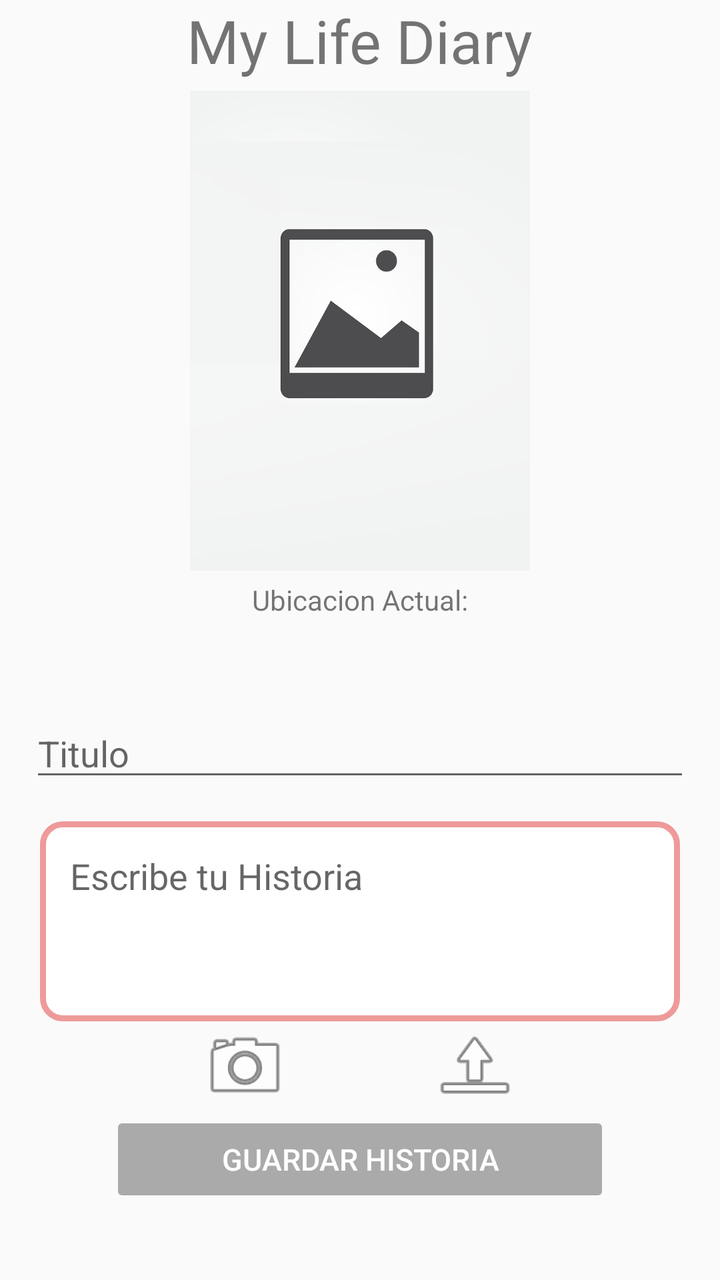
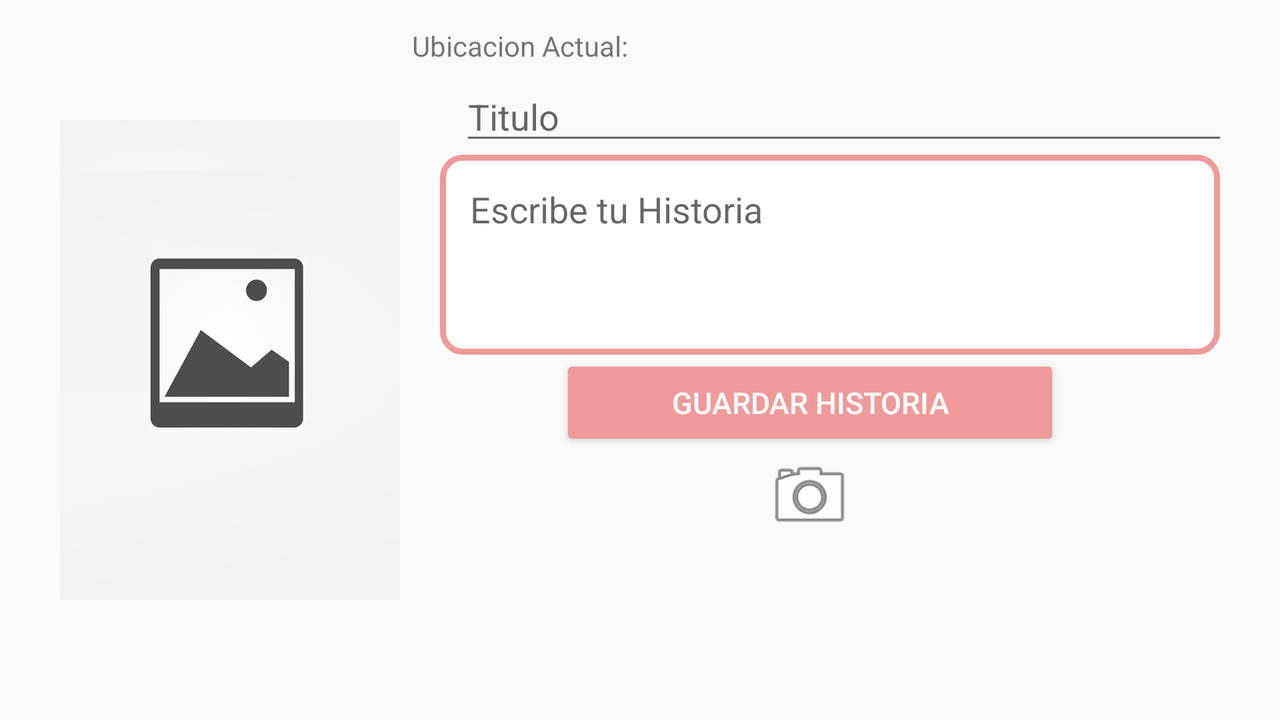

Compare how this app lays out the same screen by default and in its alternative resource folder. The renders come first, then the two layout files and the values they reference.
<!-- AndroidManifest.xml: application theme AppTheme -->
<!-- res/layout/activity_story.xml -->
<?xml version="1.0" encoding="utf-8"?>
<LinearLayout xmlns:android="http://schemas.android.com/apk/res/android"
    xmlns:tools="http://schemas.android.com/tools"
    android:id="@+id/storyView"
    android:layout_width="match_parent"
    android:layout_height="match_parent"
    android:orientation="vertical"
    tools:context=".Controlador.Activities.StoryActivity">

    <TextView
        android:id="@+id/textView2"
        android:layout_width="wrap_content"
        android:layout_height="wrap_content"
        android:layout_gravity="center"
        android:text="My Life Diary"
        android:textSize="30dp"/>

    <ImageView
        android:id="@+id/photo"
        android:layout_width="170dp"
        android:layout_height="240dp"
        android:layout_gravity="center"
        android:layout_marginTop="5dp"
        android:background="@drawable/back_image"
        android:scaleType="fitXY" />

    <TextView
        android:id="@+id/textView4"
        android:layout_width="wrap_content"
        android:layout_height="wrap_content"
        android:layout_gravity="center"
        android:layout_margin="5dp"
        android:text="Ubicacion Actual:" />

    <TextView
        android:id="@+id/textAddress"
        android:layout_width="wrap_content"
        android:layout_height="25dp"
        android:layout_gravity="center"
        android:layout_marginHorizontal="15dp"
        android:background="@drawable/shape"
        android:backgroundTint="#ffd6bb"
        android:gravity="center"
        android:text="" />

    <EditText
        android:id="@+id/textTitle"
        android:layout_width="match_parent"
        android:layout_height="wrap_content"
        android:layout_gravity="center"
        android:layout_margin="15dp"
        android:ems="10"
        android:gravity="center_vertical"
        android:hint="Titulo" />

    <EditText
        android:id="@+id/txt_description"
        android:layout_width="match_parent"
        android:layout_height="100dp"
        android:layout_marginHorizontal="20dp"
        android:background="@drawable/shape"
        android:gravity="top"
        android:hint="Escribe tu Historia"
        android:inputType="textMultiLine"
        android:overScrollMode="always"
        android:padding="15dp"
        android:scrollbarStyle="insideInset"
        android:scrollbars="vertical" />

    <LinearLayout
        android:layout_width="wrap_content"
        android:layout_height="wrap_content"
        android:layout_gravity="center"
        android:orientation="horizontal">

        <Button
            android:id="@+id/btn_cam"
            android:layout_width="45dp"
            android:layout_height="45dp"
            android:layout_gravity="center"
            android:layout_marginRight="70dp"
            android:background="@android:drawable/ic_menu_camera"
            android:textColor="@color/colorWhite" />

        <Button
            android:id="@+id/btn_up"
            android:layout_width="45dp"
            android:layout_height="45dp"
            android:layout_gravity="center"
            android:background="@android:drawable/ic_menu_upload"
            android:textColor="@color/colorWhite" />
    </LinearLayout>

    <Button
        android:id="@+id/buttonStory"
        android:layout_width="250dp"
        android:layout_height="wrap_content"
        android:layout_gravity="center"
        android:backgroundTint="@android:color/darker_gray"
        android:enabled="false"
        android:gravity="center"
        android:text="Guardar Historia"
        android:textColor="@color/colorWhite"
        android:textSize="15dp" />
</LinearLayout>
<!-- resources referenced by this layout -->
<resources>
  <color name="colorWhite">#ffffff</color>
  <!-- drawable back_image: jpg bitmap (drawable, 129058 bytes) -->
  <!-- drawable shape (drawable) -->
  <?xml version="1.0" encoding="utf-8"?>
  <shape xmlns:android="http://schemas.android.com/apk/res/android" android:shape="rectangle">
      <solid android:color="#ffffff"/>
  
      <stroke android:width="3dp"
          android:color="#ef9a9a"/>
  
      <padding android:left="1dp"
          android:top="1dp"
          android:right="1dp"
          android:bottom="1dp"/>
  
      <corners android:radius="30px"/>
  </shape>
  <style name="AppTheme" parent="Theme.AppCompat.Light.DarkActionBar">
          
          <item name="colorPrimary">@color/colorPrimary</item>
          <item name="colorPrimaryDark">@color/colorPrimaryDark</item>
          <item name="colorAccent">@color/colorAccent</item>
      </style>
  <color name="colorPrimary">#6200EE</color>
  <color name="colorPrimaryDark">#3700B3</color>
  <color name="colorAccent">#03DAC5</color>
</resources>
<!-- res/layout-land/activity_story.xml (the repository's variant of the layout above) -->
<!-- drawn on the phone turned sideways -->
<?xml version="1.0" encoding="utf-8"?>
<LinearLayout xmlns:android="http://schemas.android.com/apk/res/android"
    xmlns:tools="http://schemas.android.com/tools"
    android:layout_width="match_parent"
    android:layout_height="match_parent"
    android:orientation="vertical"
    android:layout_marginLeft="30dp"
    android:layout_marginRight="30dp"
    tools:context=".Controlador.Activities.StoryActivity">

    <LinearLayout
        android:layout_width="match_parent"
        android:layout_height="match_parent"
        android:orientation="horizontal">

        <ImageView
            android:id="@+id/photo"
            android:layout_width="170dp"
            android:layout_height="240dp"
            android:layout_gravity="center"
            android:background="@drawable/back_image"
            android:scaleType="fitXY" />

        <LinearLayout
            android:layout_width="match_parent"
            android:layout_height="match_parent"
            android:orientation="vertical">

            <LinearLayout
                android:layout_width="match_parent"
                android:layout_marginTop="10dp"
                android:layout_marginLeft="5dp"
                android:layout_height="wrap_content"
                android:orientation="horizontal">

                <TextView
                    android:id="@+id/textView4"
                    android:layout_width="wrap_content"
                    android:layout_height="wrap_content"
                    android:layout_gravity="center"
                    android:layout_margin="1dp"
                    android:text="Ubicacion Actual:" />

                <TextView
                    android:id="@+id/textAddress"
                    android:layout_width="wrap_content"
                    android:layout_height="25dp"
                    android:layout_gravity="center"
                    android:layout_marginBottom="1dp"
                    android:background="@drawable/shape"
                    android:backgroundTint="#ffd6bb"
                    android:gravity="center"
                    android:text="" />
            </LinearLayout>
            <EditText
                android:id="@+id/textTitle"
                android:layout_width="match_parent"
                android:layout_height="wrap_content"
                android:layout_gravity="center"
                android:layout_marginLeft="20dp"
                android:ems="10"
                android:gravity="center_vertical"
                android:hint="Titulo" />
            <EditText
                android:id="@+id/txt_description"
                android:layout_width="match_parent"
                android:layout_height="100dp"
                android:background="@drawable/shape"
                android:gravity="top"
                android:layout_marginLeft="20dp"
                android:hint="Escribe tu Historia"
                android:inputType="textMultiLine"
                android:overScrollMode="always"
                android:padding="15dp"
                android:scrollbarStyle="insideInset"
                android:scrollbars="vertical" />

            <Button
                android:id="@+id/buttonStory"
                android:layout_width="250dp"
                android:layout_height="wrap_content"
                android:layout_gravity="center"
                android:backgroundTint="#ef9a9a"
                android:gravity="center"
                android:text="Guardar Historia"
                android:textColor="@color/colorWhite"
                android:textSize="15dp" />

            <Button
                android:id="@+id/btn_cam"
                android:layout_width="45dp"
                android:layout_height="45dp"
                android:layout_gravity="center"
                android:background="@android:drawable/ic_menu_camera"
                android:textColor="@color/colorWhite" />

        </LinearLayout>
    </LinearLayout>

</LinearLayout>
